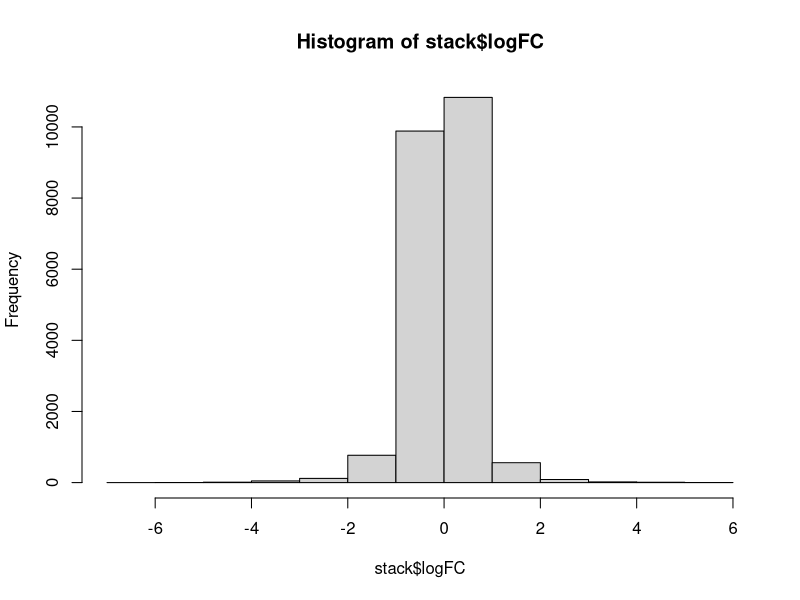
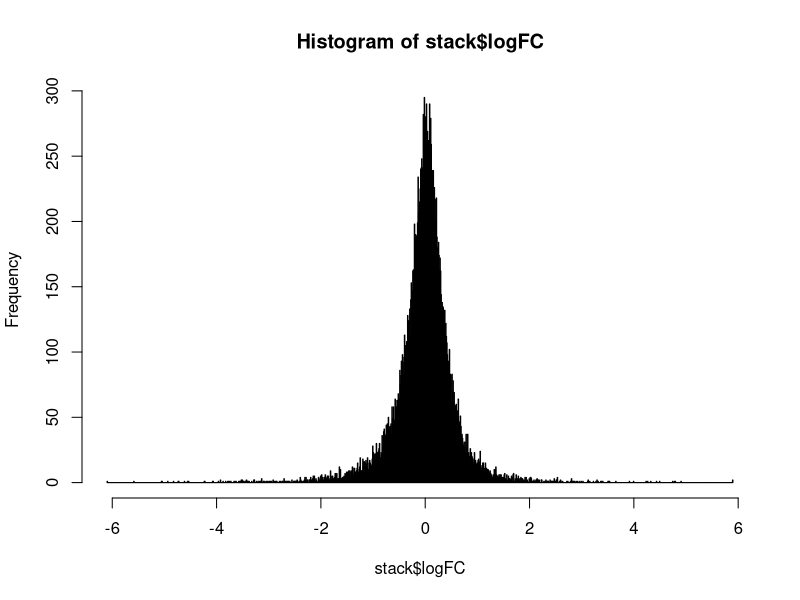
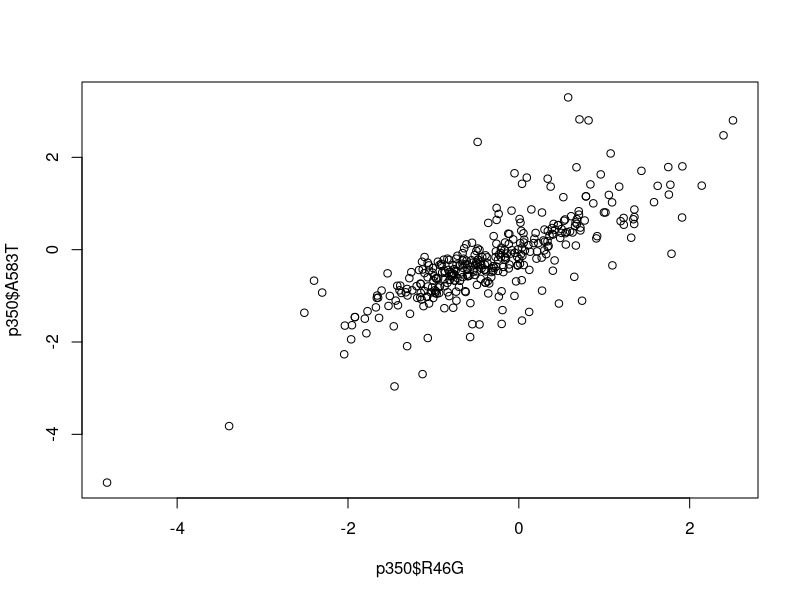
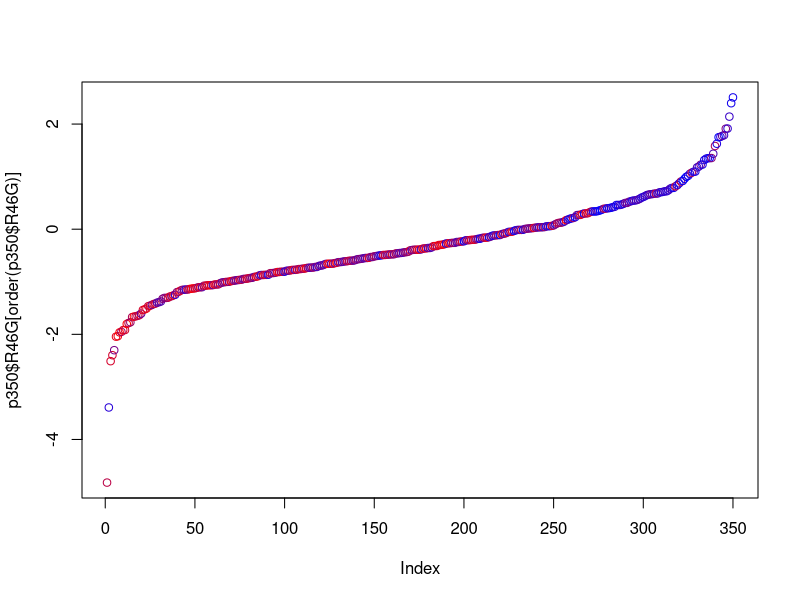
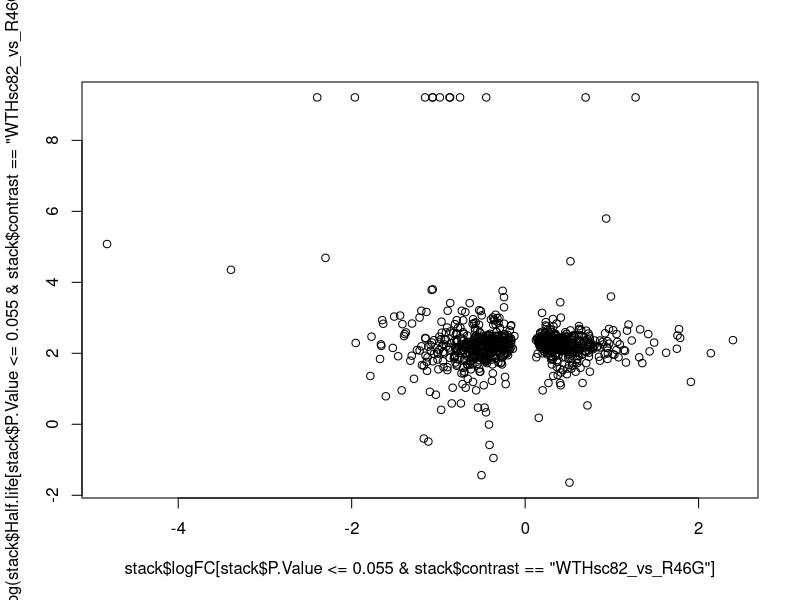

Generate these figures, in order, with R:
## ---- chunk 1
stack <- read.csv("2022-03-21_trim-stacked.csv")

hist(stack$logFC)
hist(stack$logFC, breaks = 1000)
## ---- chunk 2
p350 <- read.csv("350_matrix_LogFC.csv")

plot(p350$R46G, p350$A583T)

colors <- colorRampPalette(c("red", "blue"))

p350$color.order <- findInterval(p350$A583T, sort(p350$A583T))

plot(x = p350$R46G[order(p350$R46G)],
     col = colors(nrow(p350))[p350$color.order])
## ---- chunk 3

plot(stack$logFC[stack$P.Value <= .055 & stack$contrast == "WTHsc82_vs_R46G"], 
     log(stack$Half.life[stack$P.Value <= .055 & stack$contrast == "WTHsc82_vs_R46G"]))



